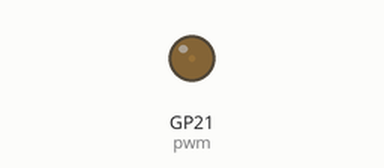
This program was run on a simulated Raspberry Pi Pico running MicroPython. On the bench: output pins drawn as LEDs (lit = HIGH).

Above: at 0.05 s.
At 1.35 s:
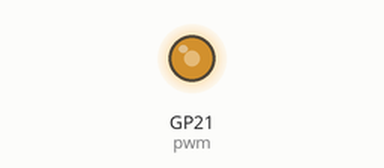
At 2.15 s:
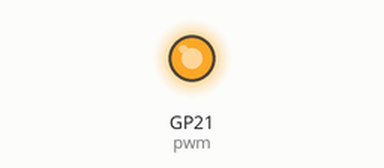
At 3.5 s:
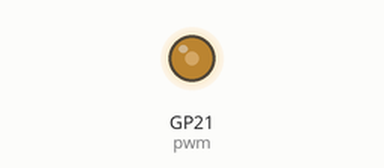
Timing chart, 0 to 5.7 s (numbered marks = the images above):
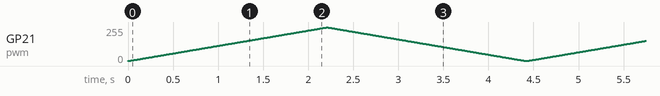

The program:

Lab2-3.py
```python
from machine import Pin, PWM
from time import sleep

pwm = PWM(Pin(21, Pin.OUT))

pwm.freq(1000)

while True:
    for duty in range(65025):
        pwm.duty_u16(duty)
        sleep(0.00000001)
    for duty in range(65025, 0, -1):
        pwm.duty_u16(duty)
        sleep(0.00000001)
```
